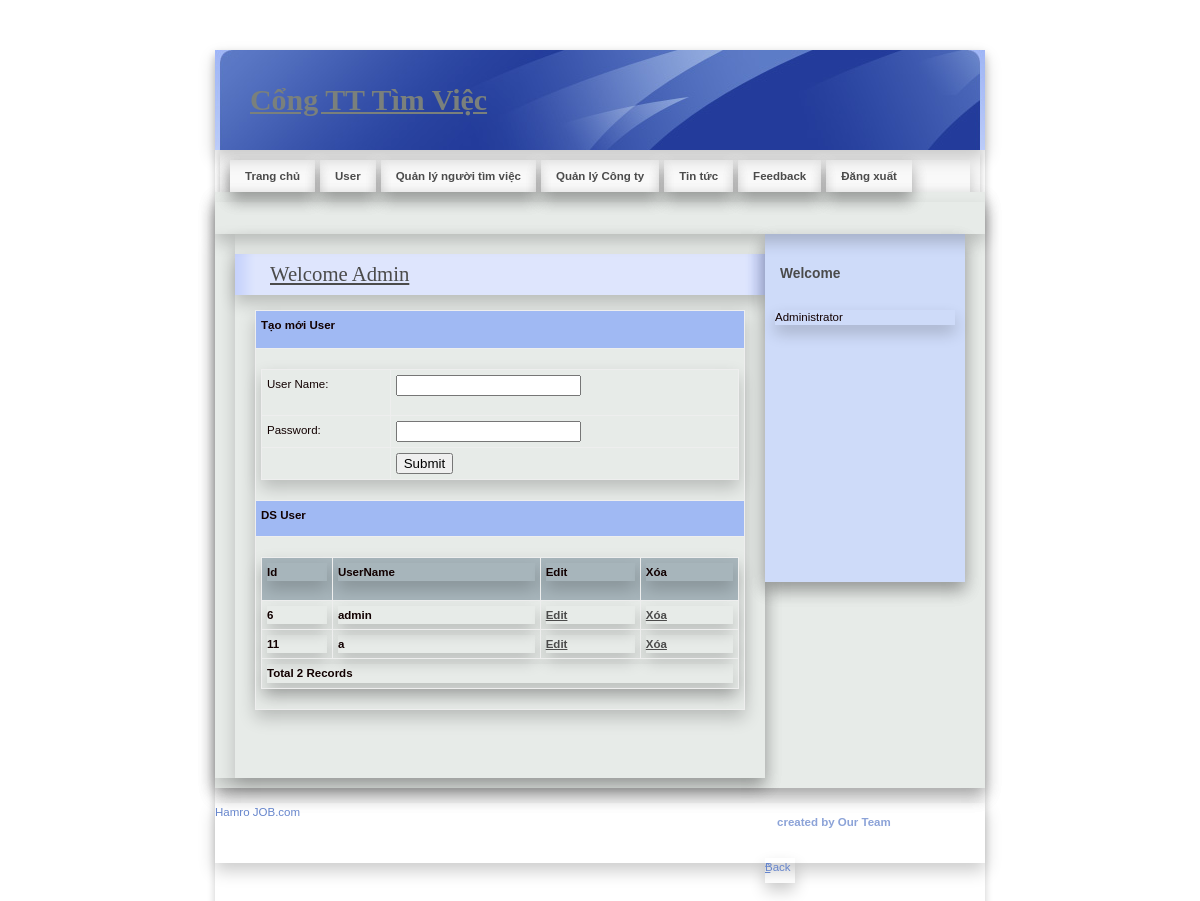
The page /Admin/User.php (signed in) on the database its author committed.
### tables this page shows
CREATE TABLE `user_master` (
  `UserId` int(11) NOT NULL,
  `UserName` varchar(20) NOT NULL,
  `Password` varchar(20) NOT NULL
);

### Admin/User.php (the view, shortened to what this page needs)
<!DOCTYPE html PUBLIC "-//W3C//DTD XHTML 1.0 Strict//EN" "http://www.w3.org/TR/xhtml1/DTD/xhtml1-strict.dtd">
<html xmlns="http://www.w3.org/1999/xhtml" xml:lang="cs" lang="cs">
<head>
    <link rel="stylesheet" media="screen,projection" type="text/css" href="./css/main.css" />
    <link rel="stylesheet" media="print" type="text/css" href="./css/print.css" />
    <link rel="stylesheet" media="aural" type="text/css" href="./css/aural.css" />
    <link href="../SpryAssets/SpryValidationTextField.css" rel="stylesheet" type="text/css" />
</head>
<body id="www-url-cz">
<div id="main" class="box">
<?php
include "Header.php"
?>
<?php
include "menu.php"
?>
    <div id="page" class="box">
    <div id="page-in" class="box">
        <div id="strip" class="box noprint">
            <p id="breadcrumbs">&nbsp;</p>
        </div>
        <div id="content">
            <div class="article">
              <h2><span><a href="#">Welcome Admin</a></span></h2>
                  <table width="100%" border="0" cellspacing="0" cellpadding="0">
        <tr>
          <td height="27" bgcolor="#A0B9F3"><strong>Tạo mới User</strong></td>
        </tr>
        <tr>
          <td height="26"><form id="form1" name="form1" method="post" action="InsertUser.php">
            <table width="100%" height="95" border="0" cellpadding="0" cellspacing="0">
              <tr>
                <td height="35"><span class="style10">User Name:</span></td>
                <td><span id="sprytextfield1">
                  <label>
                  <input type="text" name="txtUserName" id="txtUserName" />
                  </label>
                  <span class="textfieldRequiredMsg">A value is required.</span></span></td>
              </tr>
              <tr>
                <td><span class="style10">Password:</span></td>
                <td><span id="sprytextfield2">
                  <label>
                  <input type="password" name="txtPassword" id="txtPassword" />
                  </label>
                  <span class="textfieldRequiredMsg">A value is required.</span></span></td>
              </tr>
              <tr>
                <td>&nbsp;</td>
                <td><label>
                  <input type="submit" name="button" id="button" value="Submit" />
                </label></td>
              </tr>
            </table>
                    </form>            </td>
        </tr>
        <tr>
          <td height="25" bgcolor="#A0B9F3"><strong>DS User</strong></td>
        </tr>
        <tr>
          <td>
          <table width="100%" border="1" bordercolor="#1CB5F1" >
<tr>
<th height="32" bgcolor="#1CB5F1" class="style3"><div align="left" class="style9 style5"><strong>Id</strong></div></th>
<th bgcolor="#1CB5F1" class="style3"><div align="left" class="style9 style5"><strong>UserName</strong></div></th>
<th bgcolor="#1CB5F1" class="style3"><div align="left" class="style9 style5"><strong>Edit</strong></div></th>
<th bgcolor="#1CB5F1" class="style3"><div align="left" class="style12">Xóa</div></th>
</tr>
<?php
$con = mysqli_connect("localhost","root","","job");
mysqli_set_charset($con, 'UTF8');
$sql = "select * from User_Master";
$result = mysqli_query($con,$sql);
while($row = mysqli_fetch_array($result))
{
$Id=$row['UserId'];
$UserName=$row['UserName'];
?>
<tr>
<td class="style3"><div align="left" class="style9 style5"><strong><?php echo $Id;?></strong></div></td>
<td class="style3"><div align="left" class="style9 style5"><strong><?php echo $UserName;?></strong></div></td>
<td class="style3"><div align="left" class="style9 style5"><strong><a href="EditUser.php?UserId=<?php echo $Id;?>">Edit</a></strong></div></td>
<td class="style3"><div align="left" class="style9 style5"><strong><a href="DeleteUser.php?UserId=<?php echo $Id;?>">Xóa</a></strong></div></td>
</tr>
<?php
}
$records = mysqli_num_rows($result);
?>
<tr>
<td colspan="4" class="style3"><div align="left" class="style12"><?php echo "Total ".$records." Records"; ?> </div></td>
</tr>
</table>
          </td>
        </tr>
      </table>
              <p class="btn-more box noprint">&nbsp;</p>
          </div>
        </div>
<?php
include "right.php"
?>
    </div>
    </div>
<?php
include "footer.php"
?>
</div>
</body>
</html>

### JobSeeker/css/main.css (style rules this page uses)
* { min-height: 1px; }
body { border: 0; margin: 0; padding: 0; background: #ffffff; font: 72%/160% "verdana", sans-serif; color: #120101; _text-align: center; }
a { color: #4b4b4b; }
p { border: 0; margin: 15px 0; padding: 0; }
div { display: block; border: 0; margin: 0; padding: 0; box-shadow: 0 8px 16px 0 rgba(0, 0, 0, 0.2); }
h1, h2, h3, h4, h5 { border: 0; margin: 15px 0 10px 0; padding: 0; font-weight: bold; }
h2 { font-size: 180%; line-height: 100%; font-family: "georgia", serif; font-weight: normal; }
table { display: table; border-collapse: collapse; margin: 15px 0; padding: 0; border: 1px solid rgb(238, 95, 95); font-size: 100%; box-shadow: 0 8px 16px 0 rgba(0, 0, 0, 0.2); }
tr { display: table-row; }
th, td { display: table-cell; border: 1px solid rgb(238, 238, 238); margin: 0; padding: 5px; vertical-align: top; text-align: left; }
th { background: rgba(81, 110, 128, 0.43); text-align: center; columns: #120101; font-weight: bold; }
form { border: 0; margin: 0; padding: 0; }
a, img, span { border: 0; margin: 0; padding: 0; }
strong, .strong { font-weight: bold; }
.box { min-height: 1px; _height: 1px; }
.box:after { content: "."; display: block; line-height: 0px; font-size: 0px; visibility: hidden; clear: both; }
#main { width: 770px; margin: 50px auto 0 auto; _text-align: left; box-shadow: 0 4px 8px 0 rgba(0, 0, 0, 0.2); }
#page { width: 770px; min-height: 1px; background: #e7ebe8; _height: 1px; box-shadow: 0 8px 16px 0 rgba(0, 0, 0, 0.2); }
#page-in { min-height: 1px; padding: 10px 0; _height: 1px; box-shadow: 0 8px 16px 0 rgba(0, 0, 0, 0.2); }
#strip { position: relative; clear: both; padding: 3px 20px 10px 20px; color: #7a807c; }
#strip p { margin: 0; }
#strip #breadcrumbs { width: 520px; margin: 0; padding: 0; }
#content { float: left; width: 530px; _width: 550px; margin: 0; padding: 0 0 0 20px; }
#content .article { clear: both; margin: 0; padding: 20px; }
#content .article h2 { margin: 0 -20px; padding: 10px; background: #dee5fd url("../design/content_title_bg.gif") 0 0 repeat-y; color: #4b4b4b; box-shadow: 0 8px 16px 0 rgba(0, 0, 0, 0.2); }
#content .article h2 span { padding-left: 25px; }
#content .article p { text-align: justify; }
#content .btn-more { margin: 0 0 15px 0; padding: 0; border: 0; position: relative; }

### Admin/css/print.css (style rules this page uses)
body { border:0; margin:0; padding:0; font-size:12pt }
a { color:#000; text-decoration:none; }
h1, h2, h3 { page-break-after:avoid; page-break-inside:avoid; }
table { border-collapse: collapse; border-width:1px; border-style:solid; }
th, td { display:table-cell; border-width:1px; border-style:solid; }
.noprint { display:none; }

### Admin/css/aural.css (style rules this page uses)
body { voice-family:paul,male; volume:loud; speech-rate:slow; richness:90; stress:20; }
h1, h2, h3, h4, h5 { cue-before:url("ping.au"); }
p, table { pause:50ms; }
strong { pitch:medium; pitch-range:60; stress:90; richness:90; }

### Admin/User.php (style rules this page uses)
.style3 { font-weight: bold }

### rows shown on the page
user_master: UserId "6", UserName "admin"
user_master: UserId "11", UserName "a"

### other values the page prints
$records "2"
